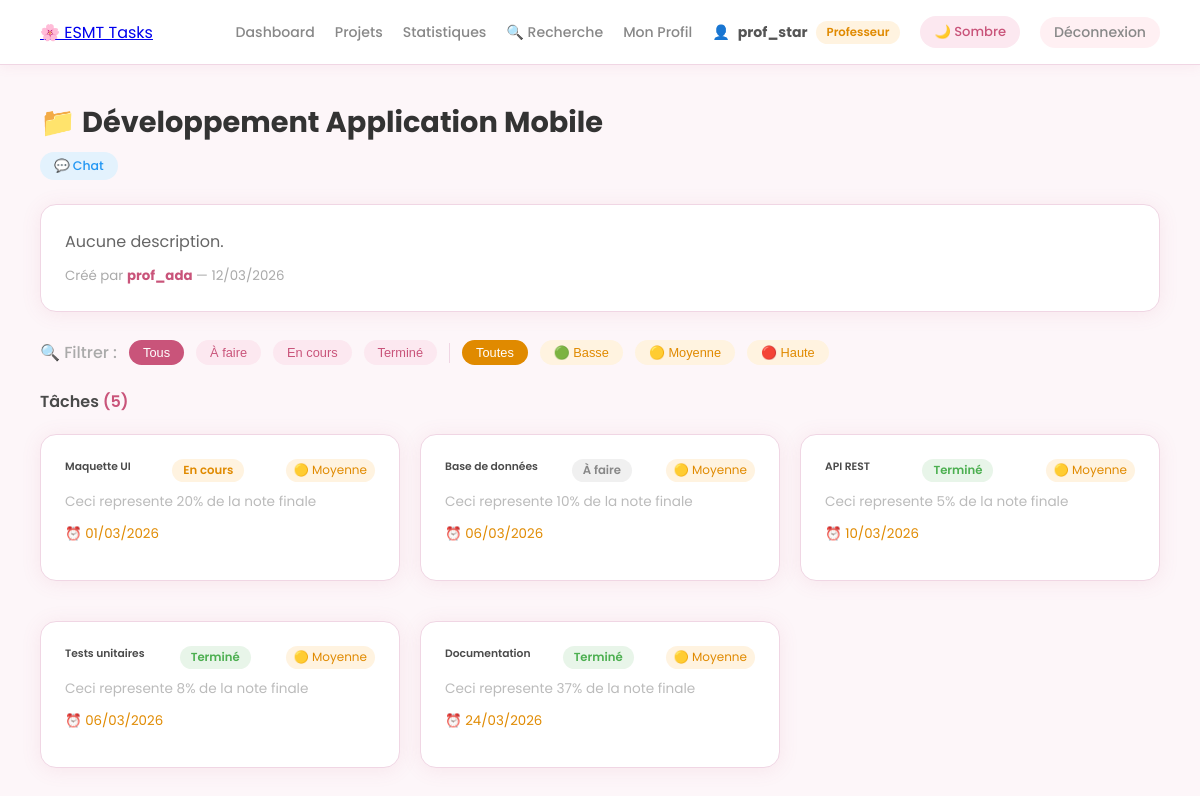
The page /projet/2/ (signed in) on the database its author committed.
### accounts/models.py (models this page shows, shortened)
class User(AbstractUser):
    ROLE_CHOICES = [
        ('etudiant', 'Étudiant'),
        ('professeur', 'Professeur'),
    ]
    role = models.CharField(max_length=20, choices=ROLE_CHOICES, default='etudiant')
    avatar = models.ImageField(upload_to='avatars/', null=True, blank=True)

### projects/models.py (models this page shows, shortened)
class Project(models.Model):
    titre = models.CharField(max_length=200)
    description = models.TextField(blank=True)
    createur = models.ForeignKey(User, on_delete=models.CASCADE, related_name='projets_crees')
    membres = models.ManyToManyField(User, related_name='projets_membres', blank=True)
    date_creation = models.DateTimeField(auto_now_add=True)
    date_modification = models.DateTimeField(auto_now=True)

### tasks/models.py (models this page shows, shortened)
class Task(models.Model):
    STATUT_CHOICES = [
        ('todo', 'À faire'),
        ('en_cours', 'En cours'),
        ('termine', 'Terminé'),
    ]
    PRIORITE_CHOICES = [
        ('basse', 'Basse'),
        ('moyenne', 'Moyenne'),
        ('haute', 'Haute'),
    ]
    titre = models.CharField(max_length=200)
    description = models.TextField(blank=True)
    projet = models.ForeignKey(Project, on_delete=models.CASCADE, related_name='taches')
    assignee = models.ForeignKey(User, on_delete=models.SET_NULL, null=True, blank=True,
                                 related_name='taches_assignees')
    statut = models.CharField(max_length=20, choices=STATUT_CHOICES, default='todo')
    priorite = models.CharField(max_length=10, choices=PRIORITE_CHOICES, default='moyenne')
    date_limite = models.DateField(null=True, blank=True)
    date_creation = models.DateTimeField(auto_now_add=True)
    date_fin_reelle = models.DateTimeField(null=True, blank=True)

### projects/views.py (the view)
# urls.py: path('projet/<int:pk>/', views.projet_detail, name='projet_detail'),
@login_required
def projet_detail(request, pk):
    projet = get_object_or_404(Project, pk=pk)
    taches = projet.taches.all()
    statut_actif = request.GET.get('statut', '')
    priorite_actif = request.GET.get('priorite', '')
    if statut_actif:
        taches = taches.filter(statut=statut_actif)
    if priorite_actif:
        taches = taches.filter(priorite=priorite_actif)
    statuts = [
        ('', 'Tous'),
        ('todo', 'À faire'),
        ('en_cours', 'En cours'),
        ('termine', 'Terminé'),
    ]
    priorites = [
        ('', 'Toutes'),
        ('basse', '🟢 Basse'),
        ('moyenne', '🟡 Moyenne'),
        ('haute', '🔴 Haute'),
    ]
    return render(request, 'projects/detail.html', {
        'projet': projet,
        'taches': taches,
        'statuts': statuts,
        'priorites': priorites,
        'statut_actif': statut_actif,
        'priorite_actif': priorite_actif,
    })

### templates/projects/detail.html (shortened to what this page needs)
{% extends 'base.html' %}
{% block content %}
<div style="margin-bottom:24px;">
    <h2 style="font-size:1.8rem; font-weight:700; color:#333; margin-bottom:8px;">
        📁 {{ projet.titre }}
    </h2>
    <div style="display:flex; gap:10px; flex-wrap:wrap;">
    <a href="{% url 'chat_projet' projet.pk %}" class="btn btn-info btn-sm">
        💬 Chat
    </a>
</div>
</div>
<div class="card" style="margin-bottom:28px;">
    <p style="color:#666; margin-bottom:8px;">{{ projet.description|default:"Aucune description." }}</p>
    <small style="color:#aaa;">
        Créé par <strong style="color:#c9547a;">{{ projet.createur.username }}</strong>
        — {{ projet.date_creation|date:"d/m/Y" }}
    </small>
</div>
<form method="GET" style="display:flex; gap:12px; align-items:center; margin-bottom:24px; flex-wrap:wrap;">
    <span style="color:#aaa; fontSize:0.85rem; font-weight:500;">🔍 Filtrer :</span>
    {% for s, label in statuts %}
    <button type="submit" name="statut" value="{{ s }}"
        style="padding:5px 14px; border-radius:20px; border:none; cursor:pointer;
        font-size:0.8rem; font-weight:500;
        background:{% if statut_actif == s %}#c9547a{% else %}#fce8f0{% endif %};
        color:{% if statut_actif == s %}white{% else %}#c9547a{% endif %};">
        {{ label }}
    </button>
    {% endfor %}
    {% for p, label in priorites %}
    <button type="submit" name="priorite" value="{{ p }}"
        style="padding:5px 14px; border-radius:20px; border:none; cursor:pointer;
        font-size:0.8rem; font-weight:500;
        background:{% if priorite_actif == p %}#e08a00{% else %}#fff3e0{% endif %};
        color:{% if priorite_actif == p %}white{% else %}#e08a00{% endif %};">
        {{ label }}
    </button>
    {% endfor %}
</form>
<div style="display:flex; justify-content:space-between; align-items:center; margin-bottom:20px;">
    <h4 style="font-weight:600;">Tâches <span style="color:#c9547a;">({{ projet.taches.count }})</span></h4>
</div>
<div class="grid-3">
{% for tache in taches %}
    <div class="card">
        <div style="display:flex; justify-content:space-between; margin-bottom:10px;">
            <h6 style="font-weight:600;">{{ tache.titre }}</h6>
            <span class="badge
                {% if tache.statut == 'termine' %}badge-green
                {% elif tache.statut == 'en_cours' %}badge-gold
                {% else %}badge-gray{% endif %}">
                {{ tache.get_statut_display }}
            </span>
                    <span style="
            font-size:0.75rem; padding:2px 8px; border-radius:20px;
            background: {% if tache.priorite == 'haute' %}#fff0f3{% elif tache.priorite == 'moyenne' %}#fff3e0{% else %}#e8f5e9{% endif %};
            color: {% if tache.priorite == 'haute' %}#e05a7a{% elif tache.priorite == 'moyenne' %}#e08a00{% else %}#4caf50{% endif %};">
            {% if tache.priorite == 'haute' %}🔴 Haute
            {% elif tache.priorite == 'moyenne' %}🟡 Moyenne
            {% else %}🟢 Basse{% endif %}
        </span>
        </div>
        <p style="color:#bbb; font-size:0.85rem; margin-bottom:12px;">
            {{ tache.description|truncatechars:60 }}
        </p>
        {% if tache.date_limite %}
        <small style="color:#e08a00; display:block; margin-bottom:12px;">
            ⏰ {{ tache.date_limite|date:"d/m/Y" }}
        </small>
        {% endif %}
    </div>
    {% empty %}
    <div style="grid-column:1/-1; text-align:center; padding:40px; color:#ccc;">
        <div style="font-size:2.5rem; margin-bottom:12px;">📋</div>
        <p>Aucune tâche pour ce projet.</p>
    </div>
    {% endfor %}
</div>
{% endblock %}

### templates/base.html (shortened to what this page needs)
<!DOCTYPE html>
<html lang="fr">
<head>
    <link href="https://cdnjs.cloudflare.com/ajax/libs/font-awesome/6.4.0/css/all.min.css" rel="stylesheet">
</head>
<body>
{% if user.is_authenticated %}
<nav class="navbar">
    <a href="{% url 'dashboard' %}" class="navbar-brand">🌸 ESMT Tasks</a>
    <div class="navbar-right">
        <a href="{% url 'dashboard' %}">Dashboard</a>
        <a href="{% url 'projet_liste' %}">Projets</a>
        <a href="{% url 'statistiques' %}">Statistiques</a>
        <a href="{% url 'recherche' %}">🔍 Recherche</a>
        <a href="{% url 'profil' %}">Mon Profil</a>
        <span style="color:#888; font-size:0.88rem; display:flex; align-items:center; gap:8px;">
            👤 <strong style="color:#555;">{{ user.username }}</strong>
            <span class="badge {% if user.role == 'professeur' %}badge-gold{% else %}badge-rose{% endif %}">
                {{ user.get_role_display }}
            </span>
        </span>
        <button id="theme-btn" onclick="toggleTheme()"
            style="background: var(--pink-bg); border: none; border-radius: 20px;
            padding: 6px 14px; cursor: pointer; font-size: 0.82rem;
            color: var(--pink); font-family: Poppins, sans-serif; font-weight: 500;
            transition: all 0.2s;">
            🌙 Sombre
        </button>
        <a href="{% url 'deconnexion' %}" class="btn btn-danger btn-sm">Déconnexion</a>
    </div>
</nav>
{% endif %}
<div class="layout">
    <div class="main-content" style="{% if not user.is_authenticated %}margin-left:0;{% endif %}">
        {% block content %}{% endblock %}
 </div>
</div>
</body>
</html>

### templates/base.html (style rules this page uses)
:root { --pink: #c9547a; --pink-light: #e8748a; --pink-bg: #fce8f0; --pink-border: #f0d6e4; --pink-soft: #fdf6f9; --text: #4a4a4a; --text-muted: #999; --white: #fff; --shadow: 0 2px 20px rgba(201,84,122,0.10); --shadow-hover: 0 6px 24px rgba(201,84,122,0.18); --radius: 16px; --radius-sm: 10px; --radius-full: 25px; --gradient: linear-gradient(135deg, #e8748a, #c9547a); --sidebar-w: 220px; --navbar-h: 65px; --transition: all 0.2s ease; }
* { margin: 0; padding: 0; box-sizing: border-box; }
body { font-family: 'Poppins', sans-serif; background-color: var(--pink-soft); color: var(--text); transition: background 0.3s, color 0.3s; }
.navbar { background: var(--white); border-bottom: 1px solid var(--pink-border); padding: 0 40px; height: var(--navbar-h); display: flex; justify-content: space-between; align-items: center; box-shadow: 0 2px 12px rgba(201,84,122,0.08); position: fixed; top: 0; left: 0; right: 0; z-index: 100; }
.navbar-right { display: flex; align-items: center; gap: 20px; }
.navbar-right a { color: #888; text-decoration: none; font-size: 0.88rem; font-weight: 500; transition: var(--transition); }
.layout { display: flex; min-height: 100vh; padding-top: var(--navbar-h); }
.main-content { margin-left: 0; padding: 36px 40px; flex: 1; min-width: 0; max-width: 1200px; margin: 0 auto; width: 100%; }
.card { background: var(--white); border-radius: var(--radius); padding: 24px; box-shadow: var(--shadow); border: 1px solid var(--pink-border); margin-bottom: 20px; transition: var(--transition); }
.btn { padding: 9px 22px; border-radius: var(--radius-full); font-size: 0.85rem; font-weight: 500; cursor: pointer; border: none; text-decoration: none; display: inline-flex; align-items: center; gap: 6px; transition: var(--transition); font-family: 'Poppins', sans-serif; white-space: nowrap; }
.btn-danger { background: #fff0f3; color: #e05a7a; }
.btn-info { background: #e3f2fd; color: #2196f3; }
.btn-sm { padding: 5px 14px; font-size: 0.78rem; }
.badge { padding: 3px 11px; border-radius: 20px; font-size: 0.73rem; font-weight: 600; display: inline-block; }
.badge-gold { background: #fff3e0; color: #e08a00; }
.badge-green { background: #e8f5e9; color: #4caf50; }
.badge-gray { background: #f0f0f0; color: #888; }
.grid-3 { display: grid; grid-template-columns: repeat(auto-fill, minmax(280px, 1fr)); gap: 20px; }

### rows shown on the page
User: username "prof_star", role "Professeur"
Project: titre "Développement Application Mobile", description "Aucune description.", createur.username "prof_ada", date_creation "12/03/2026", taches.count "5"
Task: titre "Maquette UI", statut "En cours", priorite "🟡 Moyenne", description "Ceci represente 20% de la note finale", date_limite "01/03/2026"
Task: titre "Base de données", statut "À faire", priorite "🟡 Moyenne", description "Ceci represente 10% de la note finale", date_limite "06/03/2026"
Task: titre "API REST", statut "Terminé", priorite "🟡 Moyenne", description "Ceci represente 5% de la note finale", date_limite "10/03/2026"
Task: titre "Tests unitaires", statut "Terminé", priorite "🟡 Moyenne", description "Ceci represente 8% de la note finale", date_limite "06/03/2026"
Task: titre "Documentation", statut "Terminé", priorite "🟡 Moyenne", description "Ceci represente 37% de la note finale", date_limite "24/03/2026"

### other values the page prints
{{ label }} "Tous" "À faire" "En cours" "Terminé"
{{ label }} "Toutes" "🟢 Basse" "🟡 Moyenne" "🔴 Haute"
